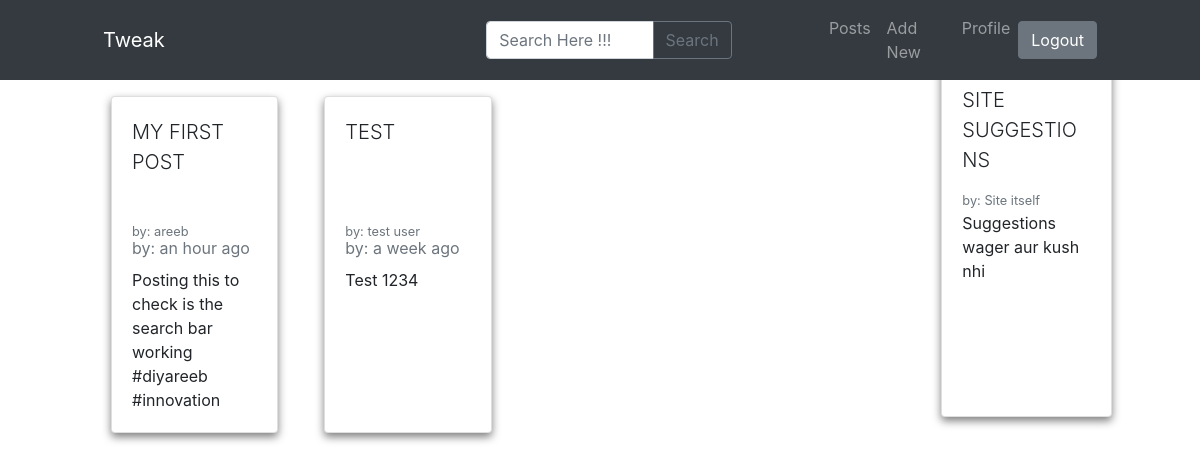
Page /posts (signed in) on the earlier database version.
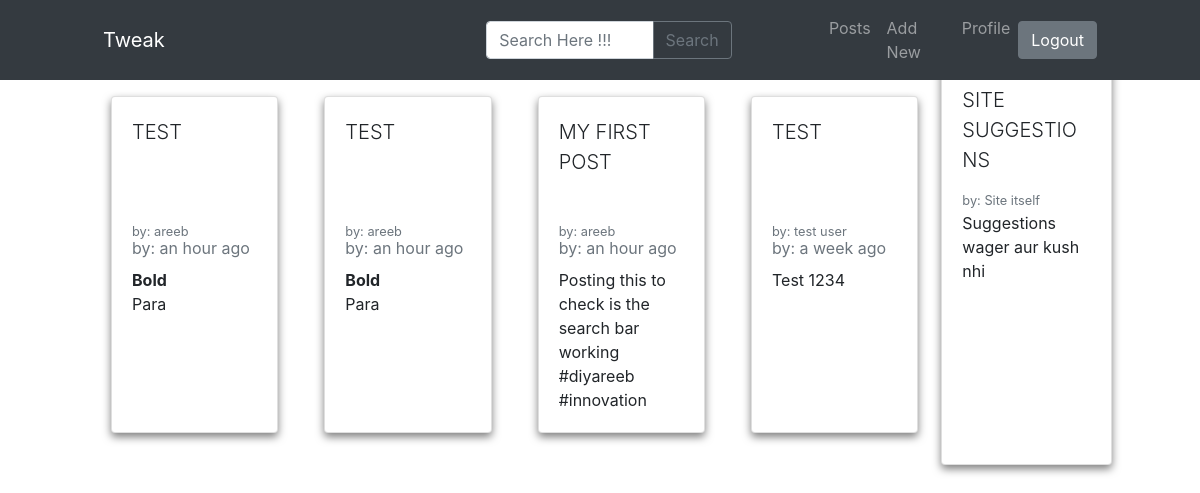
Same page on the later database version.
### app.py (models this page shows)
class Posts(db.Model):
    id = db.Column(db.Integer, primary_key=True)
    post_id = db.Column(db.String(30), nullable=False)
    post_by = db.Column(db.String(15), nullable=False)
    post_title = db.Column(db.String(80), nullable=False)
    post_body = db.Column(db.String(25000), nullable=False)
    post_created = db.Column(db.DateTime, default = datetime.utcnow)

### app.py (the view)
@app.route('/posts')
@login_required
def posts():
    posts = Posts.query.order_by(desc(Posts.post_created)).all()
    return render_template('posts.html',
                            posts=posts,
                            name = current_user.username
                            )

### app.py (called while the page is built)
@login_manager.user_loader
def load_user(user_id):
    return User.query.get(int(user_id))

### filters.py (called while the page is built)
def datetimeformat(date_str):
    dt = arrow.get(date_str)
    return dt.humanize()

### templates/posts.html (shortened to what this page needs)
{% extends "base.html" %}
{% block head %}
<link href="https://unpkg.com/tailwindcss@^1.0/dist/tailwind.min.css" rel="stylesheet">
{% endblock %}
{% block header %}
<div class="inline-block">
<a href="{{ url_for('logout') }}">
  <button type="button" class="btn btn-secondary d-flex">Logout</button>
</a>
</div>
{% endblock %}
{% block body %}
<div class="container mt-16 mb-24 ">
  <div class="row">
    <div class="col-lg-10 p-0 m-0">
      <div class="container">
        <div class="row">
          {% if posts|length < 1 %}
            <h2>Nothing Posted Yet</h2>
            {% else %}
            {% for post in posts %}
            <div class="col-lg-3 mt-3">
              <a href="{{ url_for('post', postid=post.post_id) }}">
                <div class="card h-100 m-2 mb-3 mt-3" style="box-shadow: 0 4px 8px 0 rgba(0, 0, 0, 0.5); ">
                  <div class="card-body" style="position:relative;">
                    <p class="card-title text-uppercase lead" style="overflow: hidden; position: relative; height: 30%;  max-height: 15ch;">
                      {{ post.post_title }}
                    </p>
                    <small class="card-subtitle mb-2 text-muted">by: {{ post.post_by }}</small>
                    <p class="card-subtitle mb-2 text-muted">by: {{ post.post_created | datetimeformat }}</p>
                    <p class="card-text" style="overflow: hidden;  max-height: 14ch;"> {{ post.post_body | safe }} </p>
                  </div>
                </div>
               </a>
            </div>
            {% endfor %}
          {% endif %}
          <div class="col-lg-6 mt-5">
          </div>
        </div>
      </div>
    </div>
    <div class="col-lg-2 p-0">
      <div class="card h-full w-full d-lg-block d-md-none d-none" style="box-shadow: 0 4px 8px 0 rgba(0, 0, 0, 0.5);">
        <div class="card-body">
          <p class="card-title text-uppercase lead" style="overflow: hidden;  max-height: 15ch;">
            <a href="#">Site Suggestions</a>
          </p>
          <small class="card-subtitle mb-2 text-muted">by: Site itself</small>
          <p class="card-text" style="overflow: hidden;  max-height: 14ch;">Suggestions wager aur kush nhi</p>
        </div>
      </div>
    </div>
  </div>
</div>
{% endblock %}

Differences in the rows shown:
added Posts: post_title "TEST", post_by "areeb", post_created "an hour ago", post_body "Bold Para"
added Posts: post_title "TEST", post_by "areeb", post_created "an hour ago", post_body "Bold Para"
